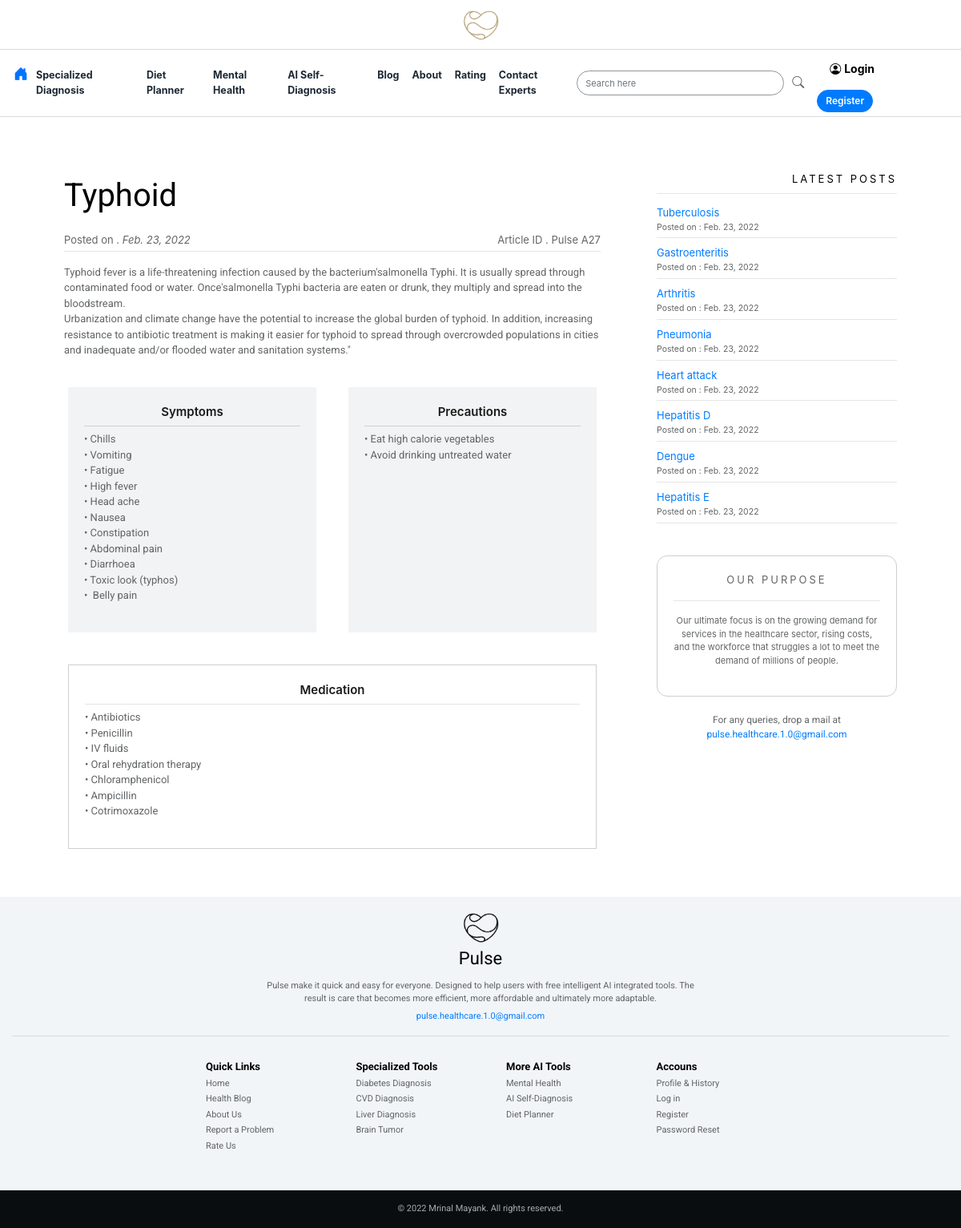
Page /27/read_article/ on the committed database.
### MAINAPP/models.py (models this page shows, shortened)
class Disease(models.Model):
	posted_on=models.DateField(blank=True,default=timezone.now)
	disease_name = models.CharField(max_length= 200)
	disease_caption=models.TextField(blank=True)
	disease_description=models.TextField(blank=True)
	disease_symptoms =models.TextField(blank=True)
	disease_precautions =models.TextField(blank=True)
	disease_medication =models.TextField(blank=True)
	disease_image = models.ImageField(null=True, blank=True , help_text="crop image as square before upload to get uniform size in the page")
	add_disease_to_home = models.BooleanField(default=False,null=True, blank=True ,help_text="Yes will enable to display it on home page")

### MAINAPP/views.py (the view)
# urls.py: path('<int:id>/read_article/', views.read_article, name="read_article"),
def read_article(request ,id):
	page = Disease.objects.get(id=id)
	topics =reversed(Disease.objects.all().order_by('id'))
	context = {'page':page ,'topics':topics}
	return render(request, 'MAINAPP/read_article.html', context)

### templates/MAINAPP/read_article.html
{%  extends 'MAINAPP/home.html' %}
{% load static %}
{% block content %}
<div class="bground1" >
<br><br>
<div class="container" style="">
  <div class="col-lg-12" style="margin-left:auto;margin-right:auto;">
  <div class="row">
    <div class="col-lg-8 col-md-12 col-sm-12 col-12" style="margin-left:auto;margin-right:auto;display:flex;flex-wrap:wrap;margin-bottom:20px;">
      <div class="" style="padding:20px;width:100%;">
        <p   style="font-size:40px;font-weight:400;color:black;font-family: 'Roboto', sans-serif;">{{page.disease_name}}</p>
        <div class="row">
          <div class="col-lg-8 col-md-6 col-sm-6 col-6" >
            <p style="color:#626567;font-size:13px;margin-bottom:3px;">Posted on . <i>{{page.posted_on}}</i></p>
          </div>
          <div class="col-lg-4 col-md-6 col-sm-6 col-6">
            <p style="color:#626567;font-size:13px;text-align:right;margin-bottom:3px;">Article ID . Pulse A{{page.id}}</p>
          </div>
        </div>
        <hr style="margin-top:0px;">
          <p style="white-space: pre-wrap;font-size:13px;color:#626567 ;font-family: 'Roboto', sans-serif;">{{page.disease_description}}</p>
         <div class="row">
           <div class="col-lg-6 col-md-6 col-sm-12 col-12" style="margin-left:auto;margin-right:auto;display:flex;flex-wrap:wrap;padding: 20px;">
             <div class="" style="width:100%;background:#F2F3F4;padding:20px;">
               <p style="white-space: pre-wrap;font-size:15px;font-weight:600;color:#1a1a1a;margin-bottom:0px;text-align:center;">Symptoms</p>
               <hr color="#e6e6e6" style="margin:6px 0px 6px 0px;">
               <p style="white-space: pre-wrap;font-size:13px;font-family: 'Roboto', sans-serif;color:#626567 ;">{{page.disease_symptoms}}</p>
             </div>
           </div>
           <div class="col-lg-6 col-md-6 col-sm-12 col-12" style="margin-left:auto;margin-right:auto;display:flex;flex-wrap:wrap;padding: 20px;">
             <div class="" style="width:100%;background:#F2F3F4;padding:20px;">
               <p style="white-space: pre-wrap;font-size:15px;font-weight:600;color:#1a1a1a;margin-bottom:0px;text-align:center;">Precautions</p>
               <hr color="#e6e6e6" style="margin:6px 0px 6px 0px;">
               <p style="white-space: pre-wrap;font-size:13px;font-family: 'Roboto', sans-serif;color:#626567 ;">{{page.disease_precautions}}</p>
             </div>
           </div>
           <div class="col-lg-12 col-md-12 col-sm-12 col-12" style="margin-left:auto;margin-right:auto;display:flex;flex-wrap:wrap;padding: 20px;">
             <div class="" style="width:100%;border:1px solid #CACFD2;padding:20px;">
               <p style="white-space: pre-wrap;font-size:15px;font-weight:600;color:#1a1a1a;margin-bottom:0px;text-align:center;">Medication</p>
               <hr  style="margin:6px 0px 6px 0px;">
               <p style="white-space: pre-wrap;font-size:13px;font-family: 'Roboto', sans-serif;color:#626567 ;">{{page.disease_medication}}</p>
             </div>
           </div>
         </div>
        </div>
    </div>
    <div class="col-lg-4 col-md-10 col-sm-12 col-12" style="margin-left:auto;margin-right:auto;display:flex;flex-wrap:wrap;margin-bottom:20px;">
      <div class="" style="width:100%;padding:20px;">
        <div class="" style="margin-bottom:20px;">
          <p style="text-align:right;color:black;font-size:13px;margin:0px;letter-spacing:3px;">LATEST POSTS</p>
          <hr  style="margin:7px 0px 10px 0px;">
                  {% for topic in topics %}
                  {% if forloop.counter < 9 %}
                  <p style="margin-bottom:0px;"><a data-product="{{ topic.id }}" href="{% url 'read_article' topic.id %}"
                    style="font-size:13px;margin-bottom:0px;font-weight:400;">{{topic.disease_name}}</a></p>
                    <p style="font-size:10.5px;color:#626567;margin-bottom:0px;">Posted on : {{topic.posted_on}}</p>
                    <hr style="margin-top:5px;margin-bottom:5px">
                {% endif %}
                {% endfor %}
        </div>
        <div class="" style="padding:20px;border:1px solid #CACFD2;border-radius:13px;margin-top:40px;">
          <p style="color:#626567;font-size:13px;letter-spacing:3px;text-align:center">OUR PURPOSE</p>
          <hr>
          <p style="font-size:11px;color:#626567;text-align:center">Our ultimate focus is on the growing demand for services in the healthcare sector, rising costs, and the workforce that struggles a lot to meet the demand of millions of people.</p>
        </div>
        <div class="text-center" style="padding:20px;margin-bottom:20px;">
          <p style="font-size:12px;color:#626567;font-weight:400;font-family: 'Roboto', sans-serif;margin:5px;text-align:center;margin:0px;">For any queries, drop a mail at  <a href="mailto:pulse.healthcare.1.0@gmail.com">pulse.healthcare.1.0@gmail.com</a> </p>
        </div>
      </div>
    </div>
  </div>
  </div>
</div>
</div>
{% endblock content %}

### static/css/main.css (style rules this page uses)
.bground1,.loginwindow { animation: fadeInAnimation ease 4s; animation-iteration-count: 1; animation-fill-mode: backwards; }

### rows in the picture
Disease: disease_name "Typhoid", posted_on "Feb. 23, 2022", id "27", disease_description "Typhoid fever is a life-threatening infection caused by the bacterium'salmonella Typhi. It is usually spread through contaminated food or water. Once'salmonella Typhi bacteria are eaten or drunk, they multiply and spread into the bloodstream. Urbanization and climate change have the potential to increase the global burden of typhoid. In addition, increasing resistance to antibiotic treatment is making it easier for typhoid to spread through overcrowded populations in cities and inadequate and/or flooded water and sanitation systems.\"", disease_symptoms "• Chills • Vomiting • Fatigue • High fever • Head ache • Nausea • Constipation • Abdominal pain • Diarrhoea • Toxic look (typhos) • Belly pain", disease_precautions "• Eat high calorie vegetables • Avoid drinking untreated water", disease_medication "• Antibiotics • Penicillin • IV fluids • Oral rehydration therapy • Chloramphenicol • Ampicillin • Cotrimoxazole"
Disease: disease_name "Tuberculosis", posted_on "Feb. 23, 2022"
Disease: disease_name "Gastroenteritis", posted_on "Feb. 23, 2022"
Disease: disease_name "Arthritis", posted_on "Feb. 23, 2022"
Disease: disease_name "Pneumonia", posted_on "Feb. 23, 2022"
Disease: disease_name "Heart attack", posted_on "Feb. 23, 2022"
Disease: disease_name "Hepatitis D", posted_on "Feb. 23, 2022"
Disease: disease_name "Dengue", posted_on "Feb. 23, 2022"
Disease: disease_name "Hepatitis E", posted_on "Feb. 23, 2022"
